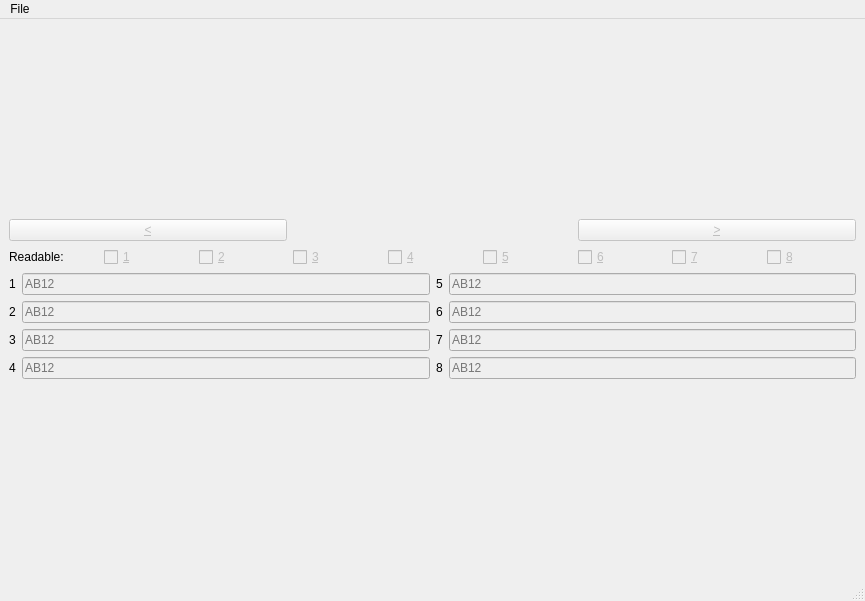
<?xml version="1.0" encoding="UTF-8"?>
<ui version="4.0">
 <class>MainWindow</class>
 <widget class="QMainWindow" name="MainWindow">
  <property name="geometry">
   <rect>
    <x>0</x>
    <y>0</y>
    <width>865</width>
    <height>601</height>
   </rect>
  </property>
  <property name="windowTitle">
   <string>Plate Labeller</string>
  </property>
  <widget class="QWidget" name="centralwidget">
   <layout class="QGridLayout" name="gridLayout">
    <item row="0" column="0">
     <layout class="QVBoxLayout" name="verticalLayout">
      <item>
       <layout class="QHBoxLayout" name="horizontalLayout">
        <item>
         <widget class="QPushButton" name="prev_frame_button">
          <property name="enabled">
           <bool>false</bool>
          </property>
          <property name="text">
           <string>&amp;&lt;</string>
          </property>
         </widget>
        </item>
        <item>
         <widget class="QLabel" name="frame">
          <property name="text">
           <string/>
          </property>
         </widget>
        </item>
        <item>
         <widget class="QPushButton" name="next_frame_button">
          <property name="enabled">
           <bool>false</bool>
          </property>
          <property name="text">
           <string>&amp;&gt;</string>
          </property>
         </widget>
        </item>
       </layout>
      </item>
      <item>
       <layout class="QHBoxLayout" name="horizontalLayout_3">
        <item>
         <widget class="QLabel" name="label_9">
          <property name="text">
           <string>Readable:</string>
          </property>
         </widget>
        </item>
        <item>
         <widget class="QCheckBox" name="checkBox_1">
          <property name="enabled">
           <bool>false</bool>
          </property>
          <property name="text">
           <string>&amp;1</string>
          </property>
          <property name="plate_number" stdset="0">
           <number>1</number>
          </property>
         </widget>
        </item>
        <item>
         <widget class="QCheckBox" name="checkBox_2">
          <property name="enabled">
           <bool>false</bool>
          </property>
          <property name="text">
           <string>&amp;2</string>
          </property>
          <property name="plate_number" stdset="0">
           <number>2</number>
          </property>
         </widget>
        </item>
        <item>
         <widget class="QCheckBox" name="checkBox_3">
          <property name="enabled">
           <bool>false</bool>
          </property>
          <property name="text">
           <string>&amp;3</string>
          </property>
          <property name="plate_number" stdset="0">
           <number>3</number>
          </property>
         </widget>
        </item>
        <item>
         <widget class="QCheckBox" name="checkBox_4">
          <property name="enabled">
           <bool>false</bool>
          </property>
          <property name="text">
           <string>&amp;4</string>
          </property>
          <property name="plate_number" stdset="0">
           <number>4</number>
          </property>
         </widget>
        </item>
        <item>
         <widget class="QCheckBox" name="checkBox_5">
          <property name="enabled">
           <bool>false</bool>
          </property>
          <property name="text">
           <string>&amp;5</string>
          </property>
          <property name="plate_number" stdset="0">
           <number>5</number>
          </property>
         </widget>
        </item>
        <item>
         <widget class="QCheckBox" name="checkBox_6">
          <property name="enabled">
           <bool>false</bool>
          </property>
          <property name="text">
           <string>&amp;6</string>
          </property>
          <property name="plate_number" stdset="0">
           <number>6</number>
          </property>
         </widget>
        </item>
        <item>
         <widget class="QCheckBox" name="checkBox_7">
          <property name="enabled">
           <bool>false</bool>
          </property>
          <property name="text">
           <string>&amp;7</string>
          </property>
          <property name="plate_number" stdset="0">
           <number>7</number>
          </property>
         </widget>
        </item>
        <item>
         <widget class="QCheckBox" name="checkBox_8">
          <property name="enabled">
           <bool>false</bool>
          </property>
          <property name="text">
           <string>&amp;8</string>
          </property>
          <property name="plate_number" stdset="0">
           <number>8</number>
          </property>
         </widget>
        </item>
       </layout>
      </item>
      <item>
       <layout class="QHBoxLayout" name="horizontalLayout_2">
        <item>
         <layout class="QGridLayout" name="label_grid" rowstretch="0,0,0,0">
          <item row="1" column="0">
           <widget class="QLabel" name="label_2">
            <property name="text">
             <string>2</string>
            </property>
           </widget>
          </item>
          <item row="1" column="1">
           <widget class="QLineEdit" name="plate2_number">
            <property name="enabled">
             <bool>false</bool>
            </property>
            <property name="inputMask">
             <string>&gt;AA99</string>
            </property>
            <property name="placeholderText">
             <string>AB12</string>
            </property>
            <property name="plate_number" stdset="0">
             <number>2</number>
            </property>
           </widget>
          </item>
          <item row="1" column="6">
           <widget class="QLineEdit" name="plate6_number">
            <property name="enabled">
             <bool>false</bool>
            </property>
            <property name="inputMask">
             <string>&gt;AA99</string>
            </property>
            <property name="placeholderText">
             <string>AB12</string>
            </property>
            <property name="plate_number" stdset="0">
             <number>6</number>
            </property>
           </widget>
          </item>
          <item row="0" column="1">
           <widget class="QLineEdit" name="plate1_number">
            <property name="enabled">
             <bool>false</bool>
            </property>
            <property name="inputMask">
             <string>&gt;AA99</string>
            </property>
            <property name="placeholderText">
             <string>AB12</string>
            </property>
            <property name="plate_number" stdset="0">
             <number>1</number>
            </property>
           </widget>
          </item>
          <item row="0" column="0">
           <widget class="QLabel" name="label">
            <property name="text">
             <string>1</string>
            </property>
           </widget>
          </item>
          <item row="0" column="5">
           <widget class="QLabel" name="label_5">
            <property name="text">
             <string>5</string>
            </property>
           </widget>
          </item>
          <item row="2" column="0">
           <widget class="QLabel" name="label_3">
            <property name="text">
             <string>3</string>
            </property>
           </widget>
          </item>
          <item row="2" column="1">
           <widget class="QLineEdit" name="plate3_number">
            <property name="enabled">
             <bool>false</bool>
            </property>
            <property name="inputMask">
             <string>&gt;AA99</string>
            </property>
            <property name="placeholderText">
             <string>AB12</string>
            </property>
            <property name="plate_number" stdset="0">
             <number>3</number>
            </property>
           </widget>
          </item>
          <item row="3" column="0">
           <widget class="QLabel" name="label_4">
            <property name="text">
             <string>4</string>
            </property>
           </widget>
          </item>
          <item row="3" column="1">
           <widget class="QLineEdit" name="plate4_number">
            <property name="enabled">
             <bool>false</bool>
            </property>
            <property name="inputMask">
             <string>&gt;AA99</string>
            </property>
            <property name="placeholderText">
             <string>AB12</string>
            </property>
            <property name="plate_number" stdset="0">
             <number>4</number>
            </property>
           </widget>
          </item>
          <item row="0" column="6">
           <widget class="QLineEdit" name="plate5_number">
            <property name="enabled">
             <bool>false</bool>
            </property>
            <property name="inputMask">
             <string>&gt;AA99</string>
            </property>
            <property name="placeholderText">
             <string>AB12</string>
            </property>
            <property name="plate_number" stdset="0">
             <number>5</number>
            </property>
           </widget>
          </item>
          <item row="2" column="6">
           <widget class="QLineEdit" name="plate7_number">
            <property name="enabled">
             <bool>false</bool>
            </property>
            <property name="inputMask">
             <string>&gt;AA99</string>
            </property>
            <property name="placeholderText">
             <string>AB12</string>
            </property>
            <property name="plate_number" stdset="0">
             <number>7</number>
            </property>
           </widget>
          </item>
          <item row="3" column="6">
           <widget class="QLineEdit" name="plate8_number">
            <property name="enabled">
             <bool>false</bool>
            </property>
            <property name="inputMask">
             <string>&gt;AA99</string>
            </property>
            <property name="placeholderText">
             <string>AB12</string>
            </property>
            <property name="plate_number" stdset="0">
             <number>8</number>
            </property>
           </widget>
          </item>
          <item row="1" column="5">
           <widget class="QLabel" name="label_6">
            <property name="text">
             <string>6</string>
            </property>
           </widget>
          </item>
          <item row="2" column="5">
           <widget class="QLabel" name="label_7">
            <property name="text">
             <string>7</string>
            </property>
           </widget>
          </item>
          <item row="3" column="5">
           <widget class="QLabel" name="label_8">
            <property name="text">
             <string>8</string>
            </property>
           </widget>
          </item>
         </layout>
        </item>
       </layout>
      </item>
     </layout>
    </item>
   </layout>
  </widget>
  <widget class="QMenuBar" name="menubar">
   <property name="geometry">
    <rect>
     <x>0</x>
     <y>0</y>
     <width>865</width>
     <height>22</height>
    </rect>
   </property>
   <widget class="QMenu" name="menuFile">
    <property name="title">
     <string>File</string>
    </property>
    <addaction name="action_open"/>
    <addaction name="action_save"/>
   </widget>
   <addaction name="menuFile"/>
  </widget>
  <widget class="QStatusBar" name="statusbar"/>
  <action name="action_open">
   <property name="text">
    <string>&amp;Open</string>
   </property>
   <property name="shortcut">
    <string>Ctrl+O</string>
   </property>
  </action>
  <action name="action_save">
   <property name="text">
    <string>&amp;Save</string>
   </property>
   <property name="shortcut">
    <string>Ctrl+S</string>
   </property>
  </action>
 </widget>
 <tabstops>
  <tabstop>prev_frame_button</tabstop>
  <tabstop>next_frame_button</tabstop>
  <tabstop>plate1_number</tabstop>
  <tabstop>plate2_number</tabstop>
  <tabstop>plate3_number</tabstop>
  <tabstop>plate4_number</tabstop>
  <tabstop>plate5_number</tabstop>
  <tabstop>plate6_number</tabstop>
  <tabstop>plate7_number</tabstop>
  <tabstop>plate8_number</tabstop>
 </tabstops>
 <resources/>
 <connections/>
</ui>
